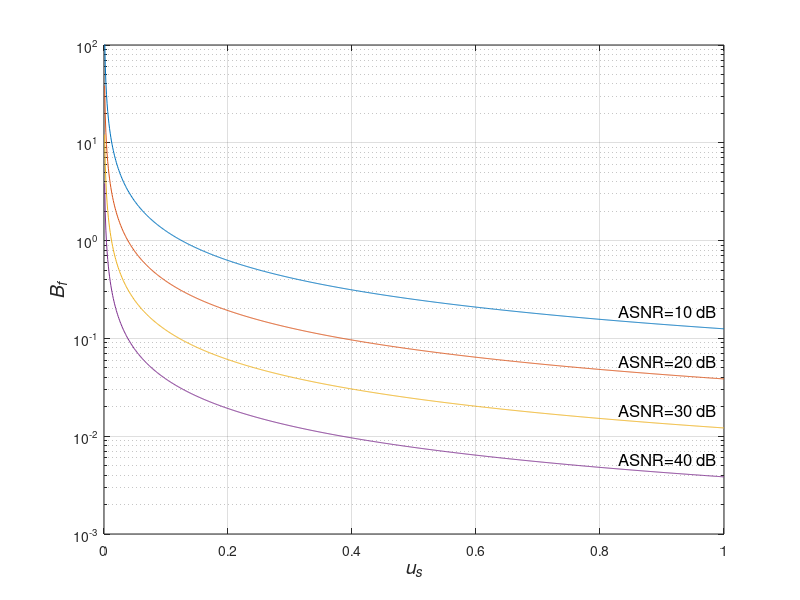

Here is the MATLAB script that generated this plot:
%%%%%%%%%%%%%%%%%%%%%%%%%%%%%%%%
% Figure 5.18
% Zhi Tian 7/12/99	
% Updated by K. Bell 10/13/00, 7/24/01, 10/23/01
% function called: sinc
%%%%%%%%%%%%%%%%%%%%%%%%%%%%%%%%
clear all
close all

N=10;
amf=[-(N-1)/2:(N-1)/2]';

u=[0.001:0.001:1];
SNRdb=[0:10:30];
ASNR=10.^(SNRdb/10)*N;

for i=1:length(ASNR)
   a=N*(1-2/ASNR(i));
   c1=[1 zeros(1,N-2) -a 0 a zeros(1,N-2) -1];
   c2=[1 zeros(1,N-2) a 0 -a zeros(1,N-2) -1];
   r1=roots(c1);
   r2=roots(c2);
   
   t1=sort(angle(r1)*2*sqrt(3)/pi);
   t2=sort(angle(r2)*2*sqrt(3)/pi);
   
   bsu1=t1(11);
   bsu2=t2(19);
   
   f1=abs(1-abs(sinc(N*bsu1/2/sqrt(3))./sinc(bsu1/2/sqrt(3)))-2/ASNR(i));
   f2=abs(1-abs(sinc(N*bsu2/2/sqrt(3))./sinc(bsu2/2/sqrt(3)))-2/ASNR(i));
   
   for n=1:length(u)
      bff1(i,n)=abs(bsu1/u(n));
      bff2(i,n)=abs(bsu2/u(n));
      bff(i,n)=min(bff1(i,n),bff2(i,n));
   end
end

figure
semilogy(u,bff)
xlabel('{\itu}_{\its}','Fontsize',14)
ylabel('{\itB}_{\itf}','Fontsize',14)
%title('10-element uniform linear array')
grid

FS=12;
q=length(u);
axis([0 1 0.001 100])
p=text(0.83,bff(1,q)*1.5,'ASNR=10 dB');
set(p,'Fontsize',FS)
p=text(0.83,bff(2,q)*1.5,'ASNR=20 dB');
set(p,'Fontsize',FS)
p=text(0.83,bff(3,q)*1.5,'ASNR=30 dB');
set(p,'Fontsize',FS)
p=text(0.83,bff(4,q)*1.5,'ASNR=40 dB');
set(p,'Fontsize',FS)
